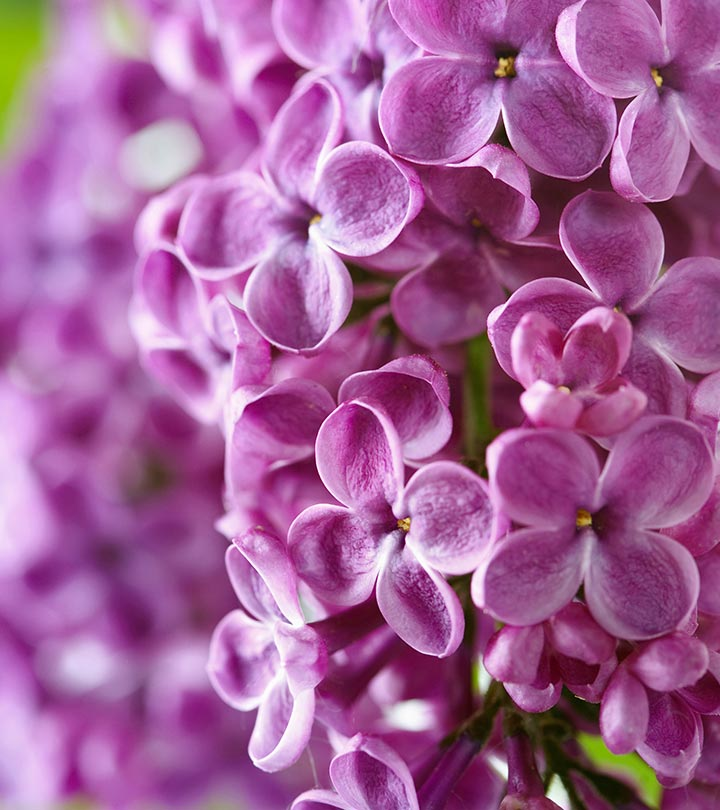
#> input picture ML Labs/4. Clustering/1. K-Means Clustering/Application of Kmeans/img01.jpg, 720 x 810 px
$ jupyter execute 'Color compression.ipynb'
#> lines starting #> are read from the running program, lines starting #| are printed output that depends on the picture
# Color Compression

* Using KMeans algorithm we are to compress the colors of an image and see the result

[cell 1]
import numpy as np
import matplotlib.pyplot as plt
import seaborn as sns
sns.set_style('whitegrid')
import cv2

###### Loading the image flower.jpg

[cell 2]
# from sklearn.datasets import load_sample_image
flower = cv2.imread("img01.jpg")
#> flower is the input picture: shape (810, 720, 3); mean B, G, R 151.7, 97.1, 163.7
ax = plt.axes(xticks=[],yticks=[])
ax.imshow(flower)

[cell 3]
flower.shape
#> Out = (810, 720, 3)

Here the dimension is 427/640 pixels, and there are 3 layers of color i.e, rgb

[cell 4]
flower[10]
#> Out = 720 rows, first 8: [36, 157, 113], [34, 157, 113], [35, 156, 112], [35, 156, 112], [35, 156, 112], [34, 155, 111], [36, 154, 111], [36, 154, 111]

Now the data is very large, so to normalize them into the scale of 0-1, dividing  the data by 255 will do

[cell 5]
data = flower/255
data.shape
#> Out = (810, 720, 3)

[cell 6]
data[10]
#> Out = 720 rows, first 8: [0.141, 0.616, 0.443], [0.133, 0.616, 0.443], [0.137, 0.612, 0.439], [0.137, 0.612, 0.439], [0.137, 0.612, 0.439], [0.133, 0.608, 0.435], [0.141, 0.604, 0.435], [0.141, 0.604, 0.435]

[cell 7]
data = data.reshape(810*720,3)
data.shape
#> Out = (583200, 3)

[cell 8]
def plot_pixels(data, title, colors=None):
#     colors = data if colors==None else 1
    if colors is None:colors = data

    #choosing a random subset
    rand = np.random.RandomState(0)
    i = rand.permutation(data.shape[0])[:1000]
    colors = colors[i]
#> colors = 1000 rows, first 8: [0.608, 0.329, 0.592], [0.525, 0.239, 0.506], [0.682, 0.361, 0.663], [0.141, 0.0902, 0.271], [0.757, 0.443, 0.714], [0.635, 0.365, 0.659], [0.471, 0.263, 0.553], [0.451, 0.231, 0.533]
    R,G,B = data[i].T
#> R = 1000 values, max 1 at index 761, min 0 at index 59, mean 0.589; G = 1000 values, max 0.976 at index 925, min 0 at index 247, mean 0.381; B = 1000 values, max 1 at index 150, min 0.0824 at index 837, mean 0.638

    fig,ax = plt.subplots(1,2,figsize=(16,6))
    ax[0].scatter(R,G,color = colors, marker='.')
    ax[0].set(xlabel='Red',ylabel='Green',xlim=(0,1),ylim=(0,1))

    ax[1].scatter(R,B,color = colors, marker='.')
    ax[1].set(xlabel='Red',ylabel='Blue',xlim=(0,1),ylim=(0,1))

    fig.suptitle(title,size=25)

[cell 9]
plot_pixels(data, title = 'Input color space with 16 million possible colors')
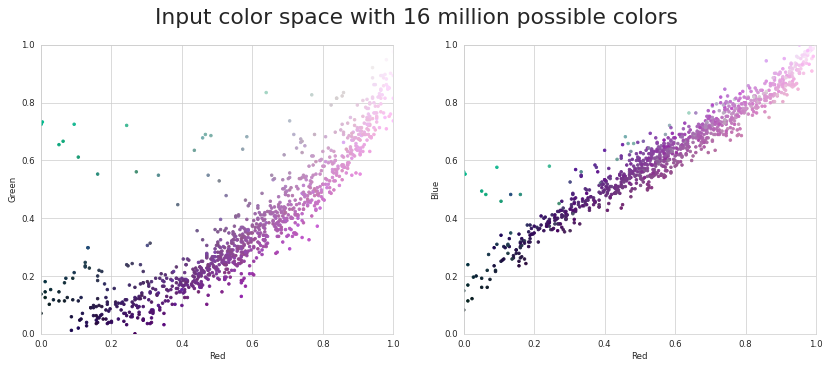
#> figure drawn by matplotlib, 2 panels

###### Using a KMeans algorithm

[cell 10]
from sklearn.cluster import KMeans
kmeans = KMeans(16)
y_data = kmeans.fit_predict(data)
new_colors = kmeans.cluster_centers_[y_data]
plot_pixels(data, title = 'Reduced color space: 16  colors',colors = new_colors)
#> in plot_pixels (call 2), `colors = colors[i]`: colors = 1000 rows, first 8: [0.575, 0.312, 0.622], [0.515, 0.248, 0.576], [0.644, 0.375, 0.675], [0.0791, 0.101, 0.207], [0.716, 0.443, 0.725], [0.644, 0.375, 0.675], [0.515, 0.248, 0.576], [0.439, 0.192, 0.521]

###### Using more faster KMeans algorithm: MiniBatchKMeans

[cell 11]
from sklearn.cluster import MiniBatchKMeans
kmeans = MiniBatchKMeans(16)
y_data = kmeans.fit_predict(data)
new_colors = kmeans.cluster_centers_[y_data]
plot_pixels(data, title = 'Reduced color space with 16 colors',colors = new_colors)
#> in plot_pixels (call 3), `colors = colors[i]`: colors = 1000 rows, first 8: [0.601, 0.379, 0.632], [0.529, 0.264, 0.587], [0.636, 0.321, 0.68], [0.148, 0.085, 0.287], [0.711, 0.439, 0.721], [0.601, 0.379, 0.632], [0.529, 0.264, 0.587], [0.441, 0.192, 0.523]

[cell 12]
new_flower = new_colors.reshape(flower.shape)
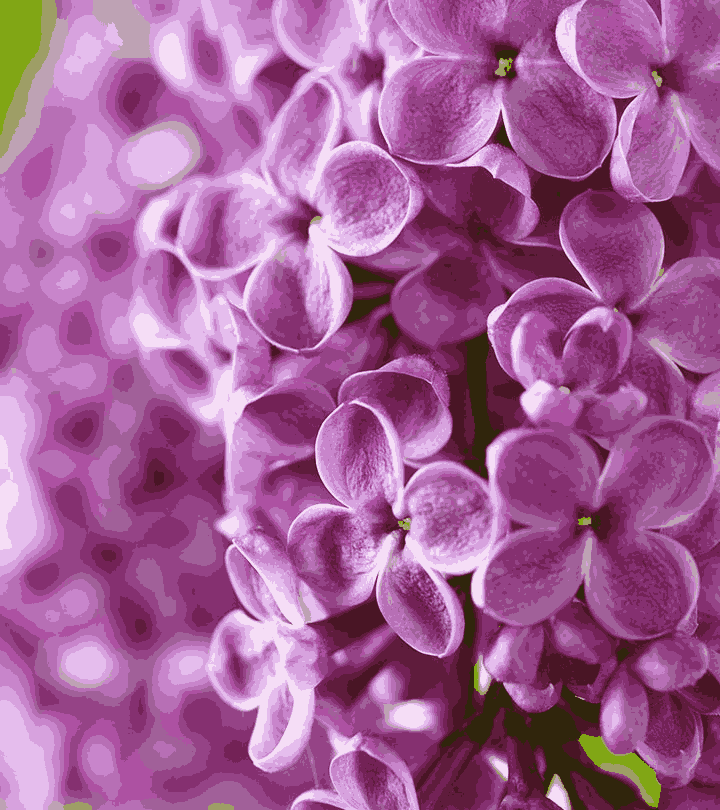
#> new_flower: shape (810, 720, 3) float64; mean B, G, R 0.594, 0.381, 0.642

fig,ax = plt.subplots(1,2,figsize=(16,6), subplot_kw=dict(xticks=[],yticks=[]))
ax[0].imshow(flower)
ax[0].set_title('Original Image')
ax[1].imshow(new_flower)
ax[1].set_title('16-color Image')
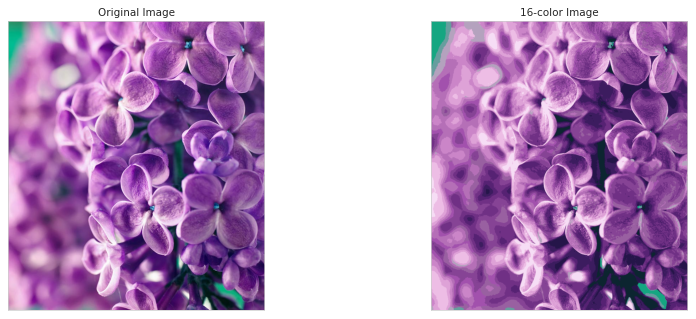
#> figure drawn by matplotlib, 2 panels; B, G, R data is drawn as R, G, B

[cell 13]
cv2.imwrite('img02.jpg',new_flower*255)
#> Out = True
